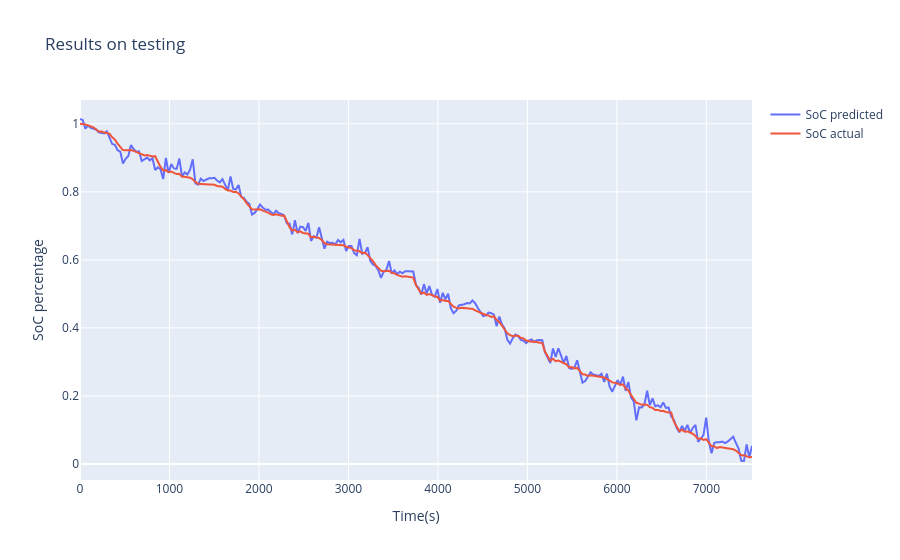
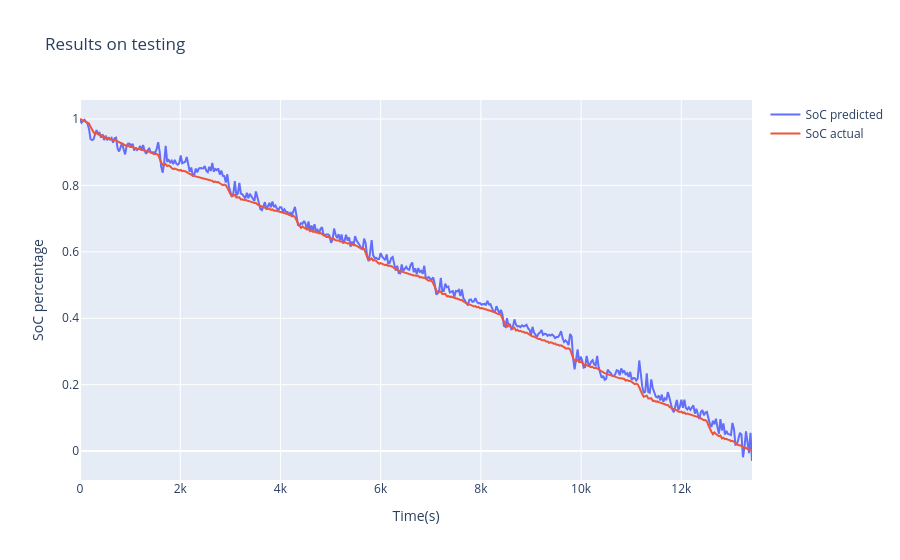
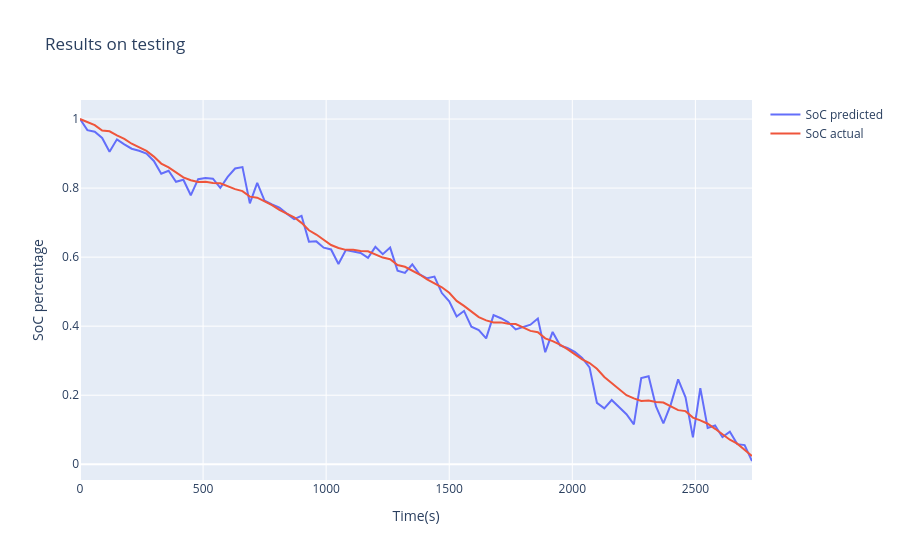
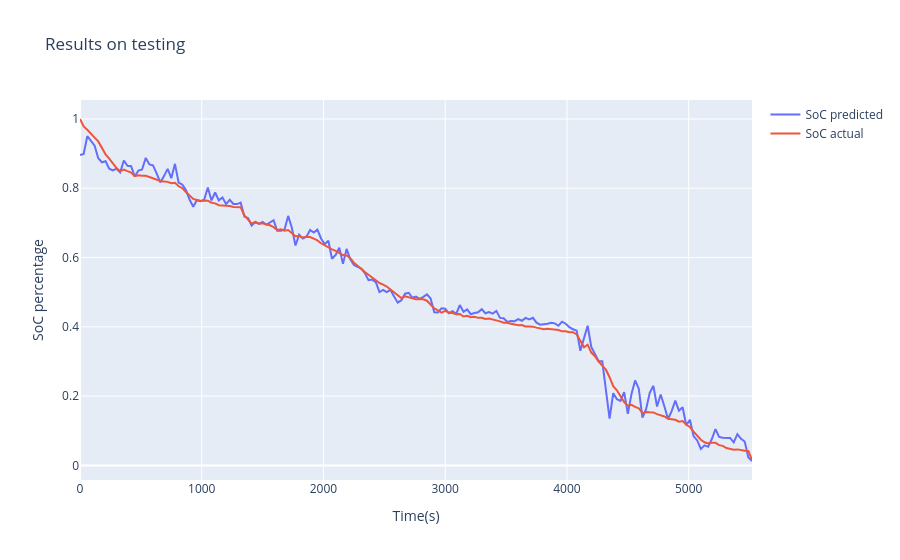

The notebook cell these images were saved under, in order:
### Markdown cell above
## 0C

### Code cell
test_x, test_y = get_test_data(['0degC/589_LA92', 
                                '0degC/589_UDDS', 
                                '0degC/589_US06', 
                                #'0degC/589_HWFET', 
                                '0degC/590_Mixed7'])
print(model.evaluate(test_x, test_y[:,:,0]))

show_result('0degC/589_LA92', '0degC_589_LA92')
show_result('0degC/589_UDDS', '0degC_589_UDDS')
show_result('0degC/589_US06', '0degC_589_US06')
#show_result('0degC/589_HWFET', '0degC_589_HWFET')
show_result('0degC/590_Mixed7', '0degC_590_Mixed7')

### Figure 1 — Plotly figure (JSON) as saved in the notebook; plotly's stock layout.template omitted (floating-point values rounded to 4 significant figures; data arrays with more than 128 entries replaced by an {"elided": "..."} marker saying what was removed)
{"data": [{"mode": "lines", "name": "SoC predicted", "type": "scatter", "x": {"elided": "251 float values"}, "y": {"elided": "251 float values"}}, {"mode": "lines", "name": "SoC actual", "type": "scatter", "x": {"elided": "251 float values"}, "y": {"elided": "251 float values"}}], "layout": {"autosize": true, "title": {"text": "Results on testing"}, "xaxis": {"autorange": true, "range": [0, 7510.0], "title": {"text": "Time(s)"}, "type": "linear"}, "yaxis": {"autorange": true, "range": [-0.04715, 1.07], "title": {"text": "SoC percentage"}, "type": "linear"}}}

### Figure 2 — Plotly figure (JSON) as saved in the notebook; plotly's stock layout.template omitted (floating-point values rounded to 4 significant figures; data arrays with more than 128 entries replaced by an {"elided": "..."} marker saying what was removed)
{"data": [{"mode": "lines", "name": "SoC predicted", "type": "scatter", "x": {"elided": "448 float values"}, "y": {"elided": "448 float values"}}, {"mode": "lines", "name": "SoC actual", "type": "scatter", "x": {"elided": "448 float values"}, "y": {"elided": "448 float values"}}], "layout": {"autosize": true, "title": {"text": "Results on testing"}, "xaxis": {"autorange": true, "range": [0, 13410.0], "title": {"text": "Time(s)"}, "type": "linear"}, "yaxis": {"autorange": true, "range": [-0.08698, 1.057], "title": {"text": "SoC percentage"}, "type": "linear"}}}

### Figure 3 — Plotly figure (JSON) as saved in the notebook; plotly's stock layout.template omitted (floating-point values rounded to 4 significant figures)
{"data": [{"mode": "lines", "name": "SoC predicted", "type": "scatter", "x": [0, 30.0, 60.0, 90.0, 120.0, 150.0, 180, 210.0, 240, 270.0, 300.0, 330.0, 360.0, 390, 420.0, 450.0, 480, 510.0, 540.0, 570.0, 600.0, 630.0, 660.0, 690.0, 720, 750.0, 780.0, 810.0, 840.0, 870.0, 900.0, 930.0, 960.0, 990.0, 1020.0, 1050.0, 1080.0, 1110.0, 1140.0, 1170.0, 1200.0, 1230.0, 1260.0, 1290.0, 1320.0, 1350.0, 1380.0, 1410.0, 1440.0, 1470.0, 1500.0, 1530, 1560.0, 1590.0, 1620.0, 1650.0, 1680.0, 1710, 1740.0, 1770.0, 1800.0, 1830.0, 1860.0, 1890.0, 1920.0, 1950.0, 1980.0, 2010.0, 2040.0, 2070.0, 2100.0, 2130.0, 2160.0, 2190, 2220.0, 2250, 2280.0, 2310.0, 2340.0, 2370.0, 2400.0, 2430.0, 2460.0, 2490.0, 2520.0, 2550.0, 2580.0, 2610.0, 2640.0, 2670.0, 2700.0, 2730], "y": [1.0, 0.9679, 0.9633, 0.9452, 0.9056, 0.9412, 0.9268, 0.914, 0.9083, 0.9001, 0.8786, 0.8418, 0.8504, 0.8183, 0.8243, 0.7791, 0.8258, 0.829, 0.8272, 0.8008, 0.8324, 0.8566, 0.8609, 0.7559, 0.8154, 0.7633, 0.7525, 0.7436, 0.7261, 0.7099, 0.7197, 0.6449, 0.6457, 0.6275, 0.6223, 0.5803, 0.6203, 0.6154, 0.6122, 0.5978, 0.6298, 0.6085, 0.6276, 0.5608, 0.5544, 0.5792, 0.5498, 0.5388, 0.5437, 0.496, 0.4719, 0.4282, 0.4442, 0.3984, 0.3885, 0.3646, 0.432, 0.423, 0.4111, 0.3904, 0.3981, 0.4044, 0.4221, 0.3246, 0.3834, 0.3445, 0.3367, 0.3255, 0.3079, 0.2807, 0.178, 0.162, 0.1862, 0.1666, 0.145, 0.1157, 0.2498, 0.2551, 0.1674, 0.1182, 0.1729, 0.2459, 0.1938, 0.07806, 0.2206, 0.1051, 0.1124, 0.07847, 0.09408, 0.05832, 0.05545, 0.009437]}, {"mode": "lines", "name": "SoC actual", "type": "scatter", "x": [0, 30.0, 60.0, 90.0, 120.0, 150.0, 180, 210.0, 240, 270.0, 300.0, 330.0, 360.0, 390, 420.0, 450.0, 480, 510.0, 540.0, 570.0, 600.0, 630.0, 660.0, 690.0, 720, 750.0, 780.0, 810.0, 840.0, 870.0, 900.0, 930.0, 960.0, 990.0, 1020.0, 1050.0, 1080.0, 1110.0, 1140.0, 1170.0, 1200.0, 1230.0, 1260.0, 1290.0, 1320.0, 1350.0, 1380.0, 1410.0, 1440.0, 1470.0, 1500.0, 1530, 1560.0, 1590.0, 1620.0, 1650.0, 1680.0, 1710, 1740.0, 1770.0, 1800.0, 1830.0, 1860.0, 1890.0, 1920.0, 1950.0, 1980.0, 2010.0, 2040.0, 2070.0, 2100.0, 2130.0, 2160.0, 2190, 2220.0, 2250, 2280.0, 2310.0, 2340.0, 2370.0, 2400.0, 2430.0, 2460.0, 2490.0, 2520.0, 2550.0, 2580.0, 2610.0, 2640.0, 2670.0, 2700.0, 2730], "y": [1, 0.9912, 0.9825, 0.9665, 0.9645, 0.9526, 0.9424, 0.9285, 0.9178, 0.9078, 0.8912, 0.8709, 0.8599, 0.8461, 0.8311, 0.8228, 0.8179, 0.8181, 0.8149, 0.814, 0.8056, 0.7971, 0.7913, 0.7753, 0.7722, 0.7618, 0.7508, 0.7367, 0.7252, 0.7155, 0.6993, 0.6777, 0.6655, 0.6512, 0.6352, 0.6267, 0.6211, 0.6213, 0.6178, 0.6171, 0.6077, 0.5988, 0.594, 0.5771, 0.572, 0.5617, 0.5497, 0.5353, 0.5231, 0.5127, 0.4967, 0.4733, 0.4588, 0.4433, 0.4262, 0.4169, 0.4108, 0.411, 0.4072, 0.4062, 0.396, 0.3863, 0.3827, 0.3647, 0.3568, 0.3467, 0.3333, 0.3179, 0.3041, 0.2933, 0.2764, 0.2527, 0.236, 0.2195, 0.2002, 0.1906, 0.1835, 0.1844, 0.1801, 0.1786, 0.1675, 0.1567, 0.1539, 0.1352, 0.1273, 0.1174, 0.1027, 0.0859, 0.07101, 0.0598, 0.04158, 0.02398]}], "layout": {"autosize": true, "title": {"text": "Results on testing"}, "xaxis": {"autorange": true, "range": [0, 2730], "title": {"text": "Time(s)"}, "type": "linear"}, "yaxis": {"autorange": true, "range": [-0.0456, 1.055], "title": {"text": "SoC percentage"}, "type": "linear"}}}

### Figure 4 — Plotly figure (JSON) as saved in the notebook; plotly's stock layout.template omitted (floating-point values rounded to 4 significant figures; data arrays with more than 128 entries replaced by an {"elided": "..."} marker saying what was removed)
{"data": [{"mode": "lines", "name": "SoC predicted", "type": "scatter", "x": {"elided": "185 float values"}, "y": {"elided": "185 float values"}}, {"mode": "lines", "name": "SoC actual", "type": "scatter", "x": {"elided": "185 float values"}, "y": {"elided": "185 float values"}}], "layout": {"autosize": true, "title": {"text": "Results on testing"}, "xaxis": {"autorange": true, "range": [0, 5520.0], "title": {"text": "Time(s)"}, "type": "linear"}, "yaxis": {"autorange": true, "range": [-0.04222, 1.055], "title": {"text": "SoC percentage"}, "type": "linear"}}}
